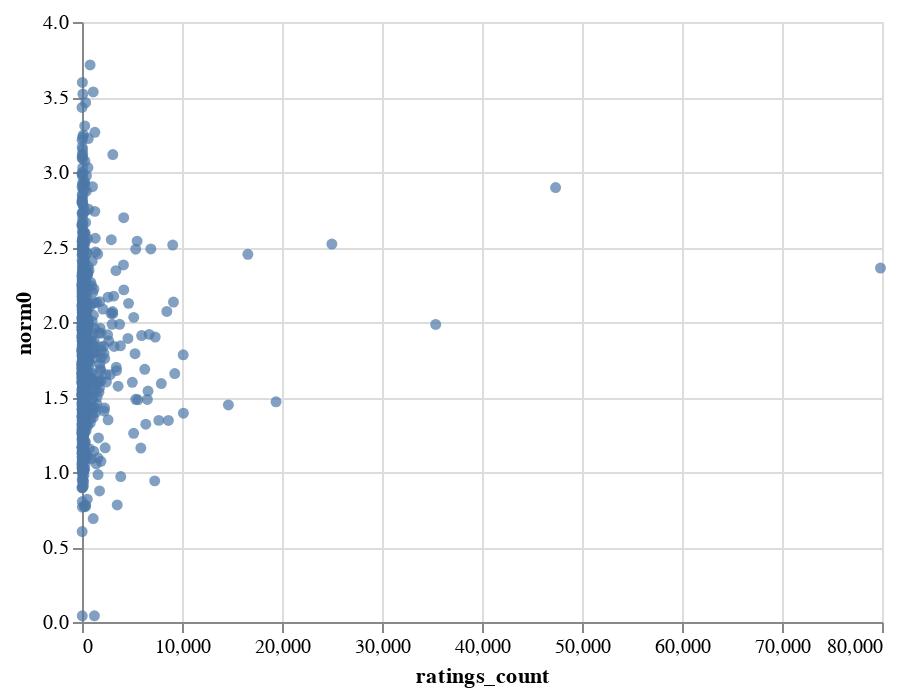

The notebook cell this image was saved under:
### Code cell
book_embedding_norm(books, model_reg)

### Figure 1 — Vega-Lite specification as saved in the notebook (floating-point values rounded to 4 significant figures; data arrays with more than 128 entries replaced by an {"elided": "..."} marker saying what was removed)
{"$schema": "https://vega.github.io/schema/vega-lite/v3.4.0.json", "config": {"mark": {"tooltip": null}, "view": {"height": 300, "width": 400}}, "data": {"name": "data-4bbdda96846cb73fcfe79f025a6534f9"}, "datasets": {"data-4bbdda96846cb73fcfe79f025a6534f9": {"elided": "1000 records"}}, "hconcat": [{"layer": [{"encoding": {"color": {"condition": {"selection": "selector002", "value": "#4c78a8"}, "value": "lightgray"}, "x": {"field": "ratings_count", "type": "quantitative"}, "y": {"field": "norm0", "type": "quantitative"}}, "mark": "circle", "selection": {"selector002": {"type": "interval"}, "selector003": {"empty": "none", "encodings": ["x", "y"], "nearest": true, "on": "mouseover", "type": "single"}}}, {"encoding": {"text": {"condition": {"field": "title", "selection": "selector003", "type": "nominal"}, "value": ""}, "x": {"field": "ratings_count", "type": "quantitative"}, "y": {"field": "norm0", "type": "quantitative"}}, "mark": {"align": "center", "dx": 5, "dy": -5, "type": "text"}}]}]}
